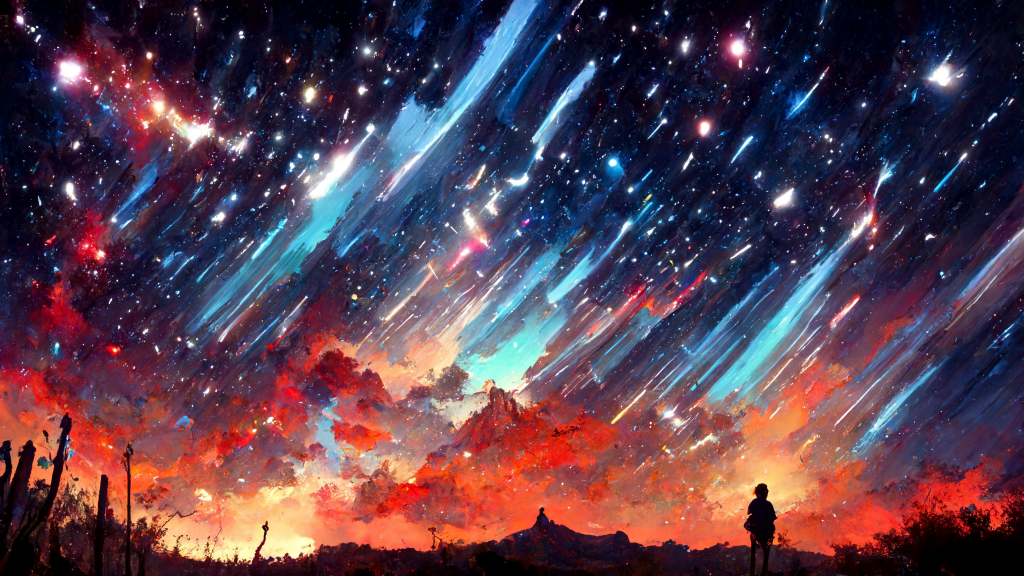
#> input picture data/test.png, 2048 x 1152 px, found by its file name (shown at 1/2 size)
$ jupyter execute Exp3-1.ipynb
#> lines starting #> are read from the running program, lines starting #| are printed output that depends on the picture; after the words box and inside, x2 and y2 are one past the last pixel; in counts of white or black regions, pixels touching at a corner belong together
[cell 1]
from PIL import Image
im=Image.open("data\\test.png")
#> im is the input picture: PIL image 2048x1152 RGB; mean R, G, B 89.1, 62.9, 78
print(im.size)
#| (2048, 1152)
print(im.mode)
#| RGB
print(im.format)
#| PNG
print(im.getpixel((100,200)))
#| (10, 15, 46)
# 转化为灰度图像
im_L = im.convert("L")
print(im_L.getpixel((100,200)))
#| 17
im_L.show()

# 转化为CMYK图像
im_CMYK = im.convert("CMYK")
print(im_CMYK.getpixel((100,200)))
#| (245, 240, 209, 0)
im_CMYK.show()

box = (100,200,300,400)
region = im_L.crop(box)
region.save("d:\\crop_img.jpg")
region.show()

[cell 2]
im1 = Image.open("data\\1.jpg")
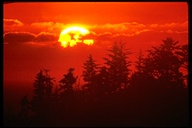
#> input picture data/1.jpg, 192 x 128 px, found by its file name
#> im1 is the input picture: PIL image 192x128 RGB; mean R, G, B 128.8, 29.4, 6.5
im2 = Image.open("data\\2.jpg")
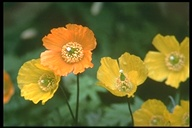
#> input picture data/2.jpg, 192 x 128 px, found by its file name
#> im2 is the input picture: PIL image 192x128 RGB; mean R, G, B 107.3, 103.8, 46.4
# 分离图像的三通道 分别生成一个图像
r1,g1,b1 = im1.split()
r2,g2,b2 = im2.split()
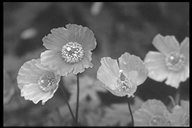
#> g2: PIL image 192x128 L; min 0, max 255, mean 103.8
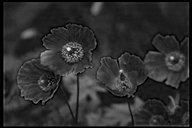
#> b2: PIL image 192x128 L; min 0, max 241, mean 46.4
print(r1.mode,r1.size,g1.mode,g1.size,b1.mode,b1.size)
#| L (192, 128) L (192, 128) L (192, 128)
print(r2.mode,r2.size,g2.mode,g2.size,b2.mode,b2.size)
#| L (192, 128) L (192, 128) L (192, 128)
r1.show()
g1.show()
b1.show()
new_im=[r1,g2,b2]
print(len(new_im))
#| 3
im_merge = Image.merge("RGB",new_im)
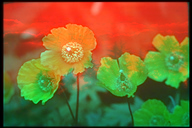
#> im_merge: PIL image 192x128 RGB; mean R, G, B 128.8, 103.8, 46.4
im_merge.show()

[cell 3]
from PIL import Image
from pylab import *
# 读取图像到数组中
im = array(Image.open('data\\test.png'))
print(im)
#> (printed output is left out)
# 绘制图像
imshow(im)
# 一些点
x = [100,100,400,400]
y = [200,500,200,500]
# 使用红色星状标记绘制点
plot(x,y,'r*')
# 绘制连接前两个点的线
plot(x[:2],y[:2])
# 添加标题，显示绘制的图像
title('Plotting: "empire.jpg"')
show()

[cell 4]
from PIL import Image
from PIL import ImageEnhance
#原始图像
image = Image.open("data\\test.png")
image.show()
#亮度增强
enh_bri = ImageEnhance.Brightness(image)
brightness = 1.5
image_brightened = enh_bri.enhance(brightness)
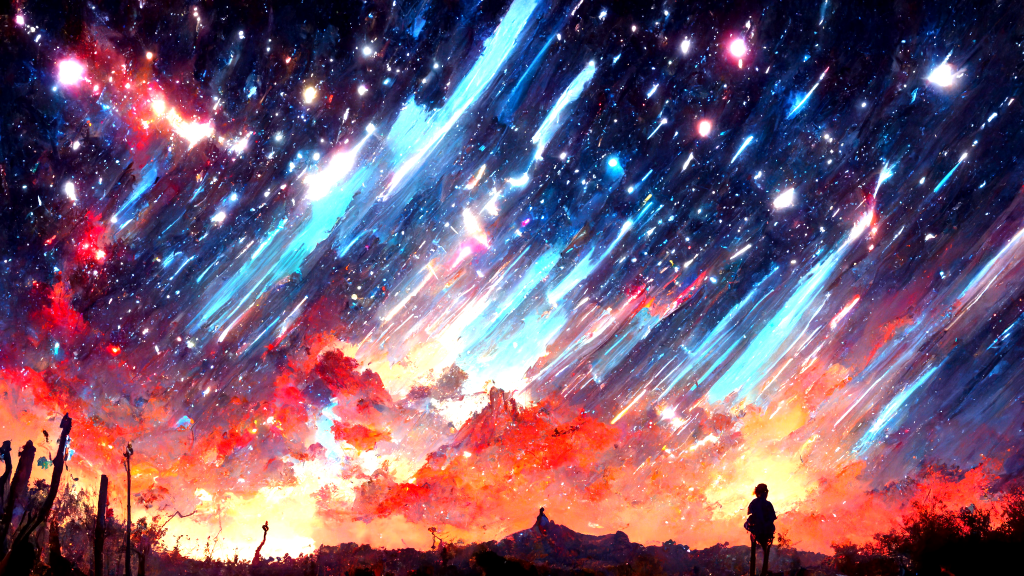
#> image_brightened: PIL image 2048x1152 RGB (shown at 1/2 size); mean R, G, B 118.6, 89.5, 111.5
image_brightened.show()

[cell 5]
#对比度增强
from PIL import Image
from PIL import ImageEnhance
from PIL import ImageFilter
#原始图像
image = Image.open("data\\test.png")
image.show()
#对比度增强
enh_con = ImageEnhance.Contrast(image)
contrast = 5.0
image_contrasted = enh_con.enhance(contrast)
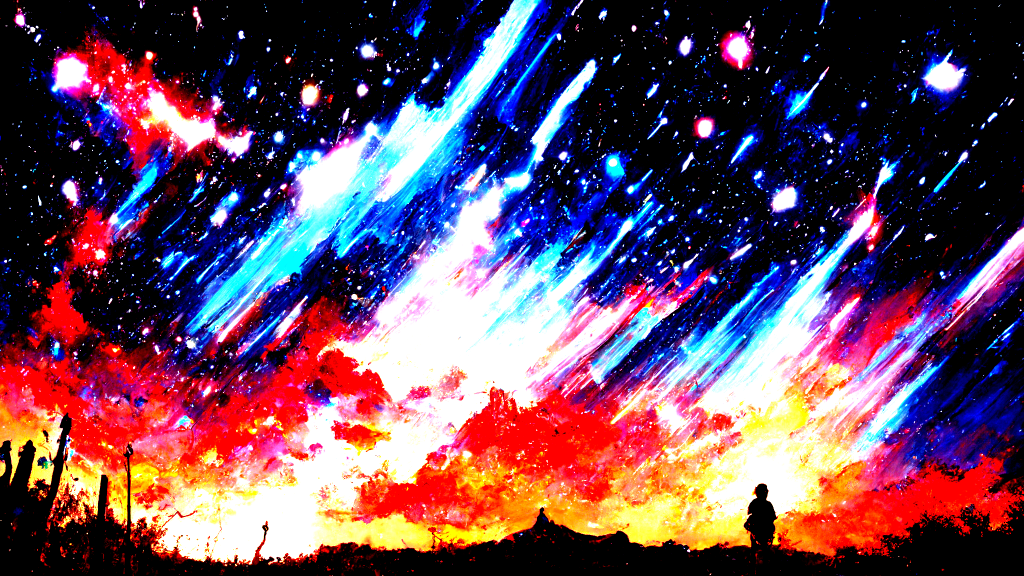
#> image_contrasted: PIL image 2048x1152 RGB (shown at 1/2 size); mean R, G, B 107.5, 74, 92.9
image_contrasted.show()
#锐度增强
enh_sha = ImageEnhance.Sharpness(image)
sharpness = 5.0
image_sharped = enh_sha.enhance(sharpness)
image_sharped.show()
#图像模糊
im = Image.open("data\\test.png")
im_blur = im.filter(ImageFilter.BLUR)
im_blur.show()
#轮廓提取
im = Image.open("data\\test.png")
im_contour = im.filter(ImageFilter.CONTOUR)
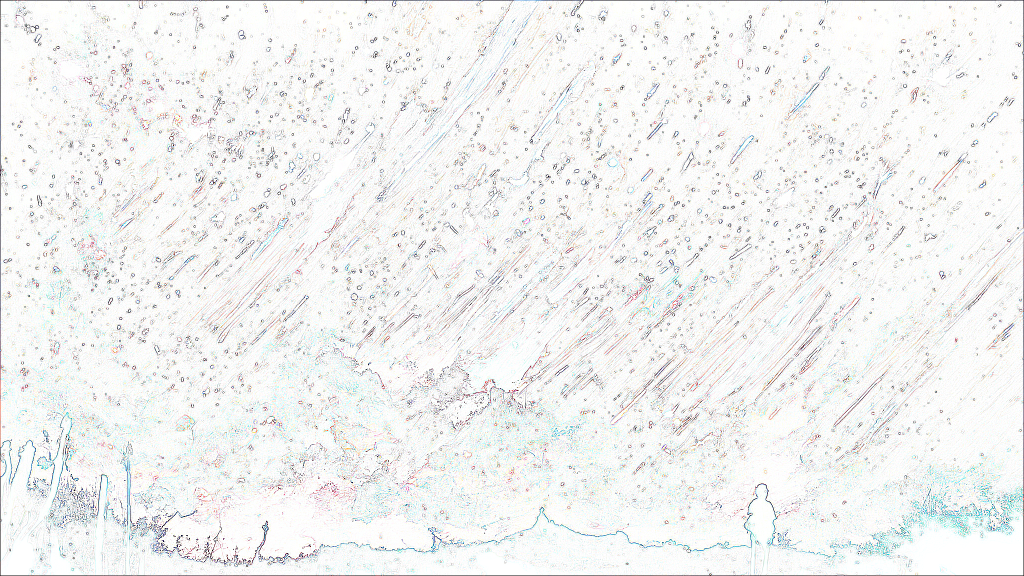
#> im_contour: PIL image 2048x1152 RGB (shown at 1/2 size); mean R, G, B 241.1, 241.9, 241
im_contour.show()

[cell 6]
#画直方图
from PIL import Image
import numpy as np
import matplotlib.pyplot as plt
img=np.array(Image.open('data\\test.png').convert('L'))
# 转化为灰度图像再转化为数组 对应形状为[a,b]
#plt.figure("lena",frameon=False)
plt.figure("lena",dpi=120)
plt.title("lena img L distribution")
arr=img.flatten()
#对img对象使用numpy.flattern()函数压成一维数组 数组中的每个值都是原来的像素灰度值L
n, bins, patches = plt.hist(arr, bins=256, facecolor='blue', alpha=0.75)
#> n = 256 values, max 28256 at index 3, min 961 at index 243, mean 9216; bins = 257 values from 0 to 255; patches = 256 items
# print(n)
# print(bins)
# print(patches)
plt.show()
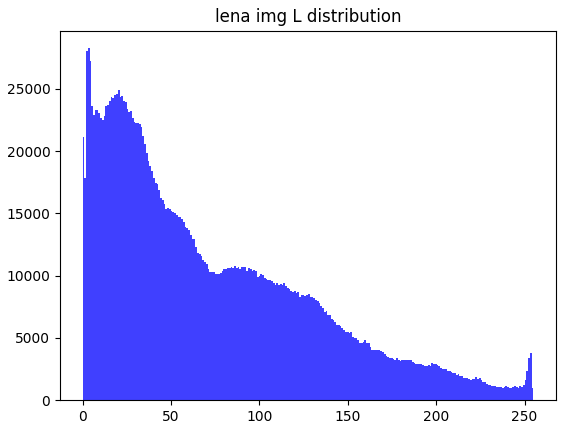
#> figure drawn by matplotlib, 1 panel; tallest bar 28256 high, from x = 2.99 to 3.98

[cell 7]
#图像分割
# 图片二值化
from PIL import Image
img = Image.open('data\\test.png')
# 模式 L”为灰色图像，它的每个像素用 8 个 bit 表示，0 表示黑，255 表示白，其他数字表示不同的灰度。
Img = img.convert('L')
Img.save("data\\test1.jpg")
# 自定义灰度界限threhold，大于这个值为黑色，小于这个值为白色
threshold = 100
table = []
# f=lambda x:table.append(0) if i<threshold else table.append(1)
for i in range(256):
    if i < threshold:
        table.append(0)
    else:
        table.append(1)
# 图片二值化
photo = Img.point(table, '1')
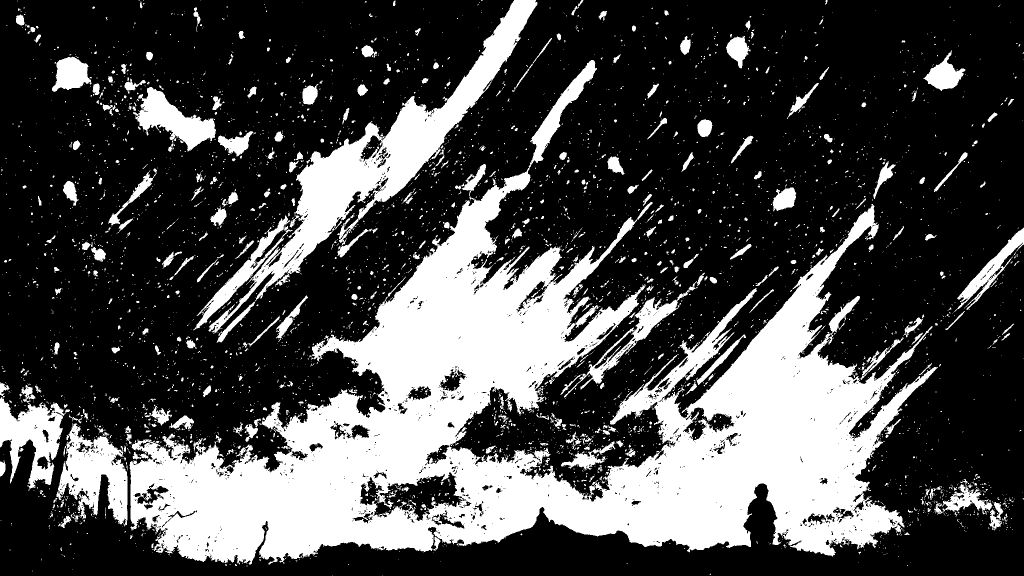
#> photo: PIL image 2048x1152 1 (shown at 1/2 size); 29.4% white; 4532 white regions (4037 under 20 px), largest, box (x1, y1, x2, y2) and area: (259, 120, 1876, 1129) 498241, (417, 0, 1075, 686) 60418, (113, 846, 255, 1052) 14964
photo.show()
